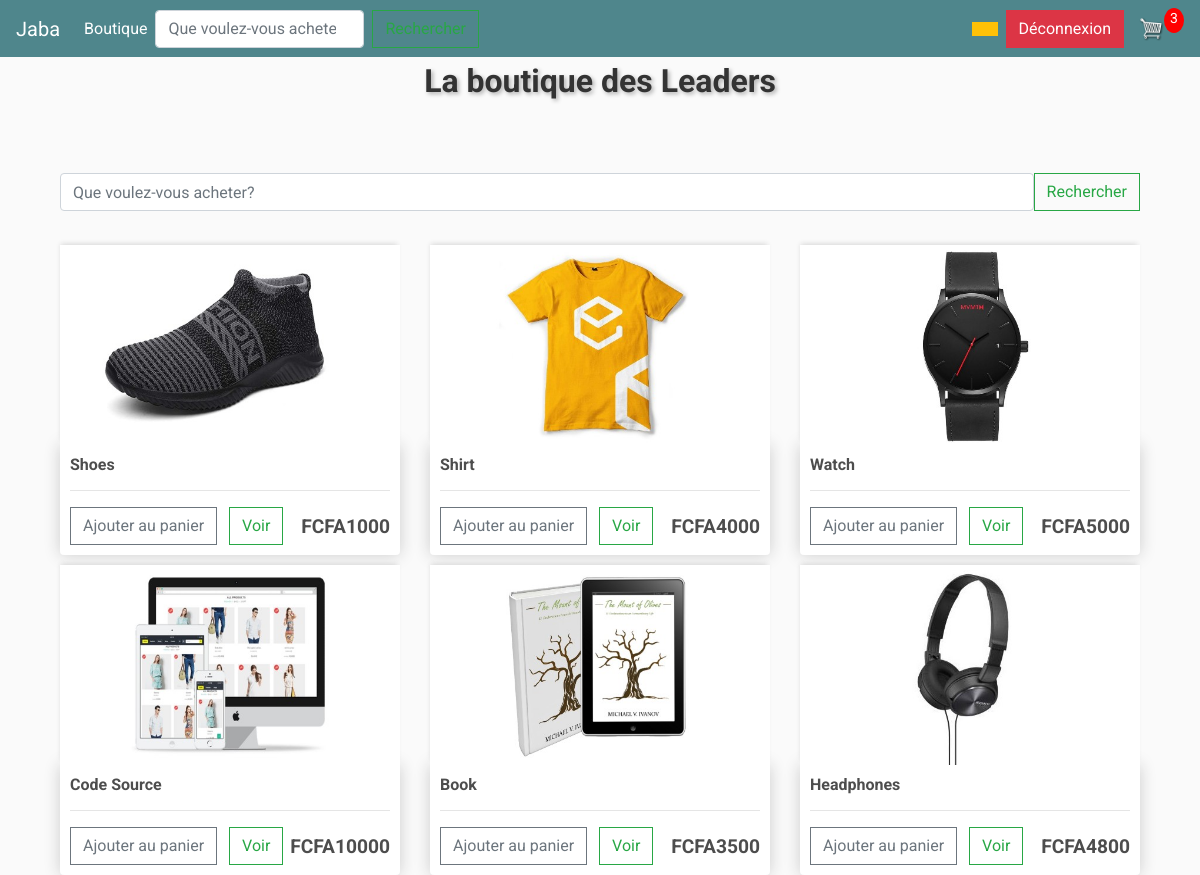
The page / (signed in) on the database its author committed.
### store/models.py (models this page shows, shortened)
class Product(models.Model):
    name = models.CharField(max_length=200)
    price = models.IntegerField()
    digital = models.BooleanField(default=False, null=True, blank=True)
    image = models.ImageField(null=True, blank=True)
    @property
    def imageURL(self):
        try:
            url = self.image.url
        except:
            url = ''
        return url

### store/views.py (the view)
# urls.py: path('', include('store.urls')),
def store(request):
    data = cartData(request)
    cartItems = data['cartItems']
    products = Product.objects.all()
    context = {'products': products, 'cartItems': cartItems}
    return render(request, 'store/store.html', context)

### store/models.py (called while the page is built)
    @property
    def get_cart_items(self):
        orderitems = self.orderitem_set.all()
        total = sum([item.quantity for item in orderitems])
        return total

### store/utils.py (called while the page is built)
def cartData(request):
	if request.user.is_authenticated:
		customer = request.user.customer
		order, created = Order.objects.get_or_create(customer=customer, complete=False)
		items = order.orderitem_set.all()
		cartItems = order.get_cart_items
	else:
		cookieData = cookieCart(request)
		cartItems = cookieData['cartItems']
		order = cookieData['order']
		items = cookieData['items']
	return {'cartItems':cartItems ,'order':order, 'items':items}

### users/models.py (called while the page is built)
    def __str__(self):
        return self.email

### store/templates/store/store.html
{% extends 'store/main.html' %}
{% load static %}
{% block content %}
<div class="container mt-4">
    <div class="row">
        <div class="col-12">
            <form class="d-flex mb-4" role="search" method="get" action="{% url 'store' %}">
                <input class="form-control me-2" type="search" placeholder="Que voulez-vous acheter?" aria-label="Search" name="q" value="{{ search_query|default:'' }}">
                <button class="btn btn-outline-success" type="submit">Rechercher</button>
            </form>
        </div>
    </div>
    {% if products %}
    <div class="row">
        {% for product in products %}
        <div class="col-lg-4">
            <img class="thumbnail" src="{{ product.imageURL }}">
            <div class="box-element product">
                <h6><strong>{{ product.name }}</strong></h6>
                <hr>
                <div class="d-flex justify-content-between align-items-center">
                    <div>
                        <button data-product="{{ product.id }}" data-action="add" class="btn btn-outline-secondary add-btn update-cart">Ajouter au panier</button>
                        <a class="btn btn-outline-success ml-2" href="#">Voir</a>
                    </div>
                    <h4 class="mb-0" style="font-size: 1.2rem;"><strong>FCFA{{ product.price }}</strong></h4>
                </div>
            </div>
        </div>
        {% endfor %}
    </div>
    {% else %}
    <div class="row">
        <div class="col-12">
            <p>Aucun produit trouvé pour votre recherche "{{ search_query }}".</p>
        </div>
    </div>
    {% endif %}
</div>
{% endblock content %}

### static/css/main.css (style rules this page uses)
body { background-color: hsl(0, 0%, 98%); }
h1,h2,h3,h4,h5,h6 { color:hsl(0, 0%, 30%); }
.box-element { box-shadow:hsl(0, 0%, 80%) 0 0 16px; background-color: #fff; border-radius: 4px; padding: 10px; }
.thumbnail { width: 100%; height: 200px; -webkit-box-shadow: -1px -3px 5px -2px rgba(214,214,214,1); -moz-box-shadow: -1px -3px 5px -2px rgba(214,214,214,1); box-shadow: -1px -3px 5px -2px rgba(214,214,214,1); }
.product { border-radius: 0 0 4px 4px; }
.col-lg-4, .col-lg-6, .col-lg-8, .col-lg-12 { margin-top: 10px; }
.btn { border-radius: 0; }

### store/templates/store/main.html (style rules this page uses)
body, .navbar, .site-title { font-family: 'Roboto', sans-serif; }

### rows shown on the page
Product: imageURL (picture), name "Shoes", price "1000"
Product: imageURL (picture), name "Shirt", price "4000"
Product: imageURL (picture), name "Watch", price "5000"
Product: imageURL (picture), name "Code Source", price "10000"
Product: imageURL (picture), name "Book", price "3500"
Product: imageURL (picture), name "Headphones", price "4800"

### other values the page prints
{{ cartItems }} "3"
